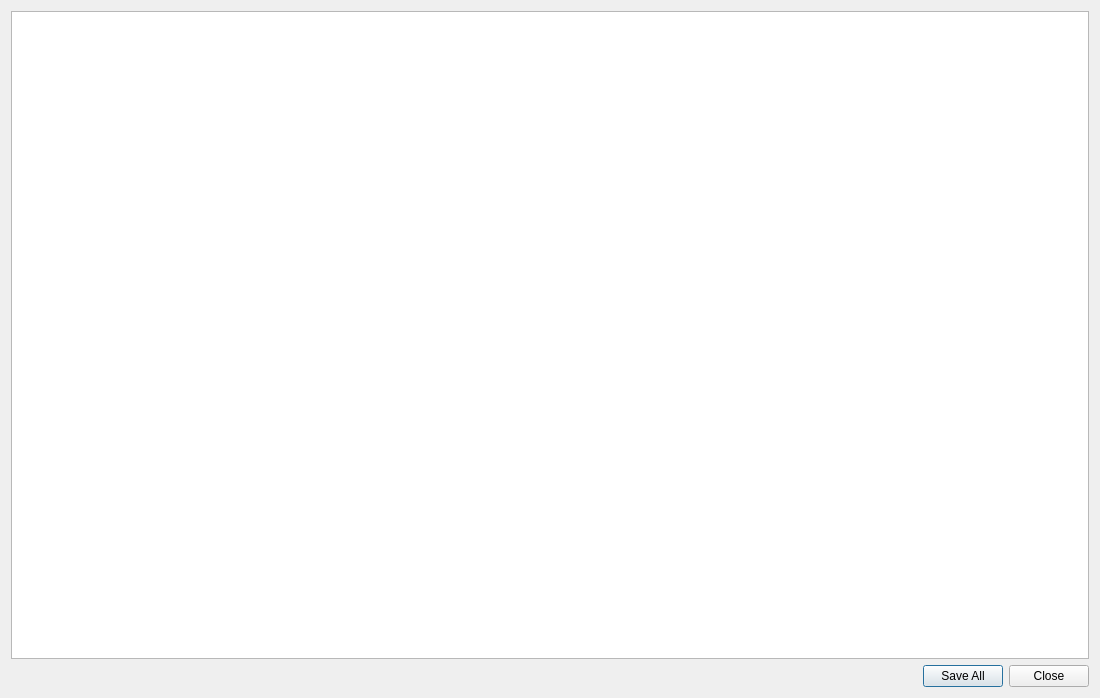
<?xml version="1.0" encoding="UTF-8"?>
<ui version="4.0">
 <class>SaldoDialogClass</class>
 <widget class="QDialog" name="SaldoDialogClass">
  <property name="geometry">
   <rect>
    <x>0</x>
    <y>0</y>
    <width>1100</width>
    <height>698</height>
   </rect>
  </property>
  <property name="windowTitle">
   <string>SaldoDialog</string>
  </property>
  <layout class="QGridLayout" name="gridLayout">
   <item row="0" column="0">
    <widget class="QTableView" name="saldoTableView">
     <property name="alternatingRowColors">
      <bool>true</bool>
     </property>
     <property name="sortingEnabled">
      <bool>true</bool>
     </property>
     <attribute name="horizontalHeaderStretchLastSection">
      <bool>true</bool>
     </attribute>
     <attribute name="verticalHeaderVisible">
      <bool>false</bool>
     </attribute>
     <attribute name="verticalHeaderVisible">
      <bool>false</bool>
     </attribute>
     <attribute name="horizontalHeaderStretchLastSection">
      <bool>true</bool>
     </attribute>
    </widget>
   </item>
   <item row="1" column="0">
    <widget class="QDialogButtonBox" name="buttonBox">
     <property name="standardButtons">
      <set>QDialogButtonBox::Close|QDialogButtonBox::SaveAll</set>
     </property>
    </widget>
   </item>
  </layout>
 </widget>
 <layoutdefault spacing="6" margin="11"/>
 <resources/>
 <connections>
  <connection>
   <sender>buttonBox</sender>
   <signal>rejected()</signal>
   <receiver>SaldoDialogClass</receiver>
   <slot>close()</slot>
   <hints>
    <hint type="sourcelabel">
     <x>271</x>
     <y>338</y>
    </hint>
    <hint type="destinationlabel">
     <x>271</x>
     <y>180</y>
    </hint>
   </hints>
  </connection>
 </connections>
</ui>
